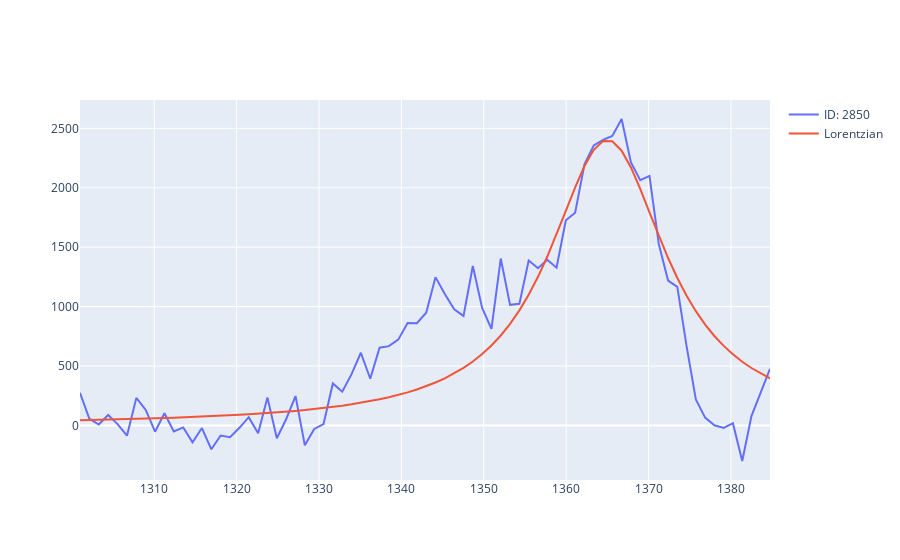
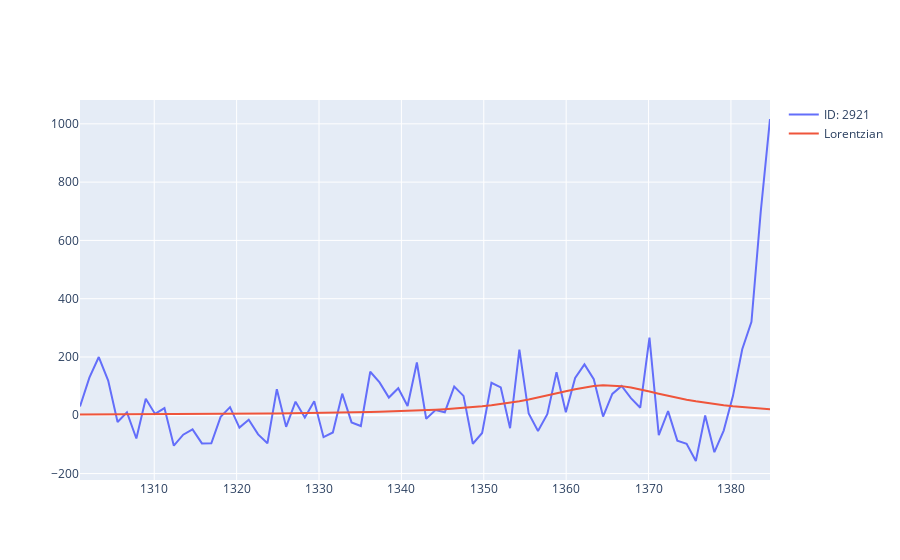
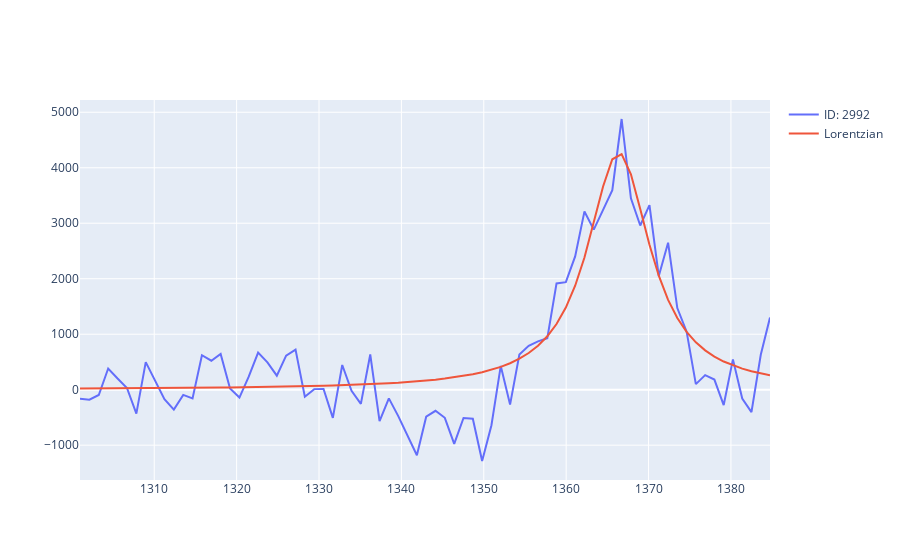
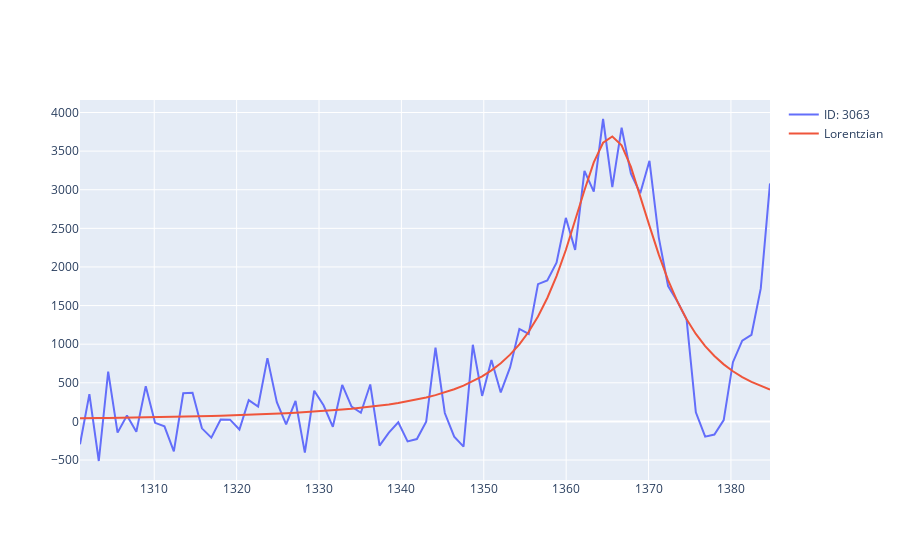

Notebook cell for these charts, in order:
### Code cell
map.plotSpectrumWithLorenzian(map.posToId(10, 40), params[map.posToId(10, 40), 0], params[map.posToId(10, 40), 1], params[map.posToId(10, 40), 2], 0).show()
map.plotSpectrumWithLorenzian(map.posToId(10, 41), params[map.posToId(10, 41), 0], params[map.posToId(10, 41), 1], params[map.posToId(10, 41), 2], 0).show()
map.plotSpectrumWithLorenzian(map.posToId(10, 42), params[map.posToId(10, 42), 0], params[map.posToId(10, 42), 1], params[map.posToId(10, 42), 2], 0).show()
map.plotSpectrumWithLorenzian(map.posToId(10, 43), params[map.posToId(10, 43), 0], params[map.posToId(10, 43), 1], params[map.posToId(10, 43), 2], 0).show()
map.plotSpectrumWithLorenzian(map.posToId(10, 44), params[map.posToId(10, 44), 0], params[map.posToId(10, 44), 1], params[map.posToId(10, 44), 2], 0).show()
map.plotSpectrumWithLorenzian(map.posToId(10, 45), params[map.posToId(10, 45), 0], params[map.posToId(10, 45), 1], params[map.posToId(10, 45), 2], 0).show()
map.plotSpectrumWithLorenzian(map.posToId(10, 46), params[map.posToId(10, 46), 0], params[map.posToId(10, 46), 1], params[map.posToId(10, 46), 2], 0).show()
map.plotSpectrumWithLorenzian(map.posToId(10, 47), params[map.posToId(10, 47), 0], params[map.posToId(10, 47), 1], params[map.posToId(10, 47), 2], 0).show()
map.plotSpectrumWithLorenzian(map.posToId(10, 48), params[map.posToId(10, 48), 0], params[map.posToId(10, 48), 1], params[map.posToId(10, 48), 2], 0).show()
map.plotSpectrumWithLorenzian(map.posToId(10, 49), params[map.posToId(10, 49), 0], params[map.posToId(10, 49), 1], params[map.posToId(10, 49), 2], 0).show()
map.plotSpectrumWithLorenzian(map.posToId(10, 50), params[map.posToId(10, 50), 0], params[map.posToId(10, 50), 1], params[map.posToId(10, 50), 2], 0).show()
